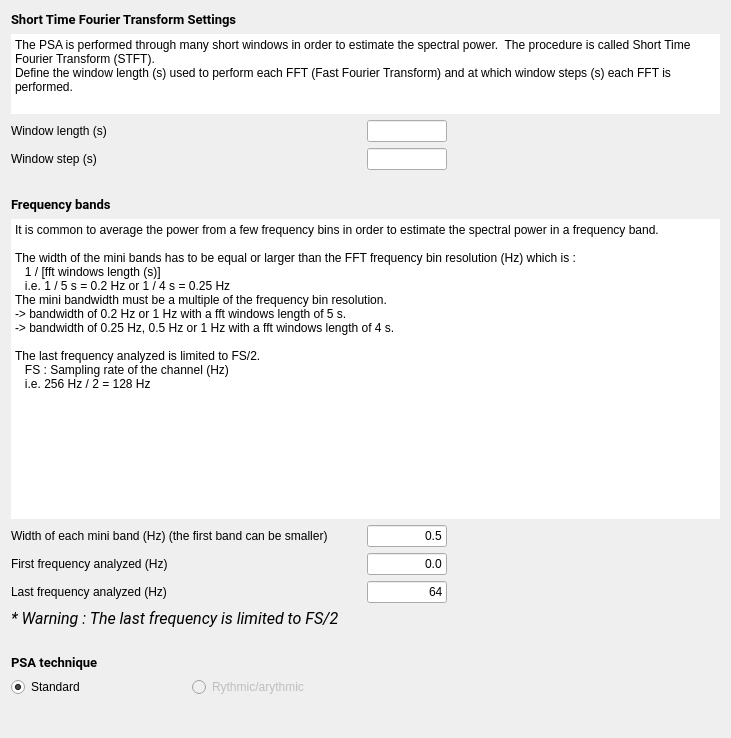
<?xml version="1.0" encoding="UTF-8"?>
<ui version="4.0">
 <class>SpectralSettings</class>
 <widget class="QWidget" name="SpectralSettings">
  <property name="geometry">
   <rect>
    <x>0</x>
    <y>0</y>
    <width>730</width>
    <height>738</height>
   </rect>
  </property>
  <property name="minimumSize">
   <size>
    <width>0</width>
    <height>0</height>
   </size>
  </property>
  <property name="windowTitle">
   <string/>
  </property>
  <property name="styleSheet">
   <string>font: 12pt &quot;Roboto&quot;;</string>
  </property>
  <layout class="QVBoxLayout" name="verticalLayout_2">
   <item>
    <layout class="QVBoxLayout" name="verticalLayout">
     <item>
      <widget class="QLabel" name="label_3">
       <property name="maximumSize">
        <size>
         <width>16777215</width>
         <height>30</height>
        </size>
       </property>
       <property name="font">
        <font>
         <family>Roboto</family>
         <pointsize>10</pointsize>
         <weight>50</weight>
         <italic>false</italic>
         <bold>false</bold>
        </font>
       </property>
       <property name="text">
        <string>&lt;html&gt;&lt;head/&gt;&lt;body&gt;&lt;p&gt;&lt;span style=&quot; font-weight:600;&quot;&gt;Short Time Fourier Transform Settings&lt;/span&gt;&lt;/p&gt;&lt;/body&gt;&lt;/html&gt;</string>
       </property>
      </widget>
     </item>
     <item>
      <widget class="QPlainTextEdit" name="plainTextEdit_2">
       <property name="minimumSize">
        <size>
         <width>0</width>
         <height>45</height>
        </size>
       </property>
       <property name="maximumSize">
        <size>
         <width>16777215</width>
         <height>80</height>
        </size>
       </property>
       <property name="frameShape">
        <enum>QFrame::HLine</enum>
       </property>
       <property name="frameShadow">
        <enum>QFrame::Plain</enum>
       </property>
       <property name="lineWidth">
        <number>0</number>
       </property>
       <property name="readOnly">
        <bool>true</bool>
       </property>
       <property name="plainText">
        <string>The PSA is performed through many short windows in order to estimate the spectral power.  The procedure is called Short Time Fourier Transform (STFT).
Define the window length (s) used to perform each FFT (Fast Fourier Transform) and at which window steps (s) each FFT is performed.</string>
       </property>
      </widget>
     </item>
     <item>
      <layout class="QGridLayout" name="gridLayout">
       <property name="sizeConstraint">
        <enum>QLayout::SetNoConstraint</enum>
       </property>
       <item row="1" column="0">
        <widget class="QLabel" name="label_2">
         <property name="sizePolicy">
          <sizepolicy hsizetype="Minimum" vsizetype="Preferred">
           <horstretch>0</horstretch>
           <verstretch>0</verstretch>
          </sizepolicy>
         </property>
         <property name="minimumSize">
          <size>
           <width>200</width>
           <height>0</height>
          </size>
         </property>
         <property name="text">
          <string>Window step (s)</string>
         </property>
        </widget>
       </item>
       <item row="1" column="1">
        <widget class="QLineEdit" name="win_step_lineEdit">
         <property name="maximumSize">
          <size>
           <width>80</width>
           <height>16777215</height>
          </size>
         </property>
         <property name="toolTip">
          <string>At which window steps (s) the FFT (Fast Fourier Transform) is performed.</string>
         </property>
        </widget>
       </item>
       <item row="0" column="1">
        <widget class="QLineEdit" name="win_len_lineEdit">
         <property name="maximumSize">
          <size>
           <width>80</width>
           <height>16777215</height>
          </size>
         </property>
         <property name="toolTip">
          <string>Window length (s) used to perform the FFT (Fast Fourier Transform).</string>
         </property>
        </widget>
       </item>
       <item row="0" column="0">
        <widget class="QLabel" name="label">
         <property name="sizePolicy">
          <sizepolicy hsizetype="Minimum" vsizetype="Preferred">
           <horstretch>0</horstretch>
           <verstretch>0</verstretch>
          </sizepolicy>
         </property>
         <property name="minimumSize">
          <size>
           <width>350</width>
           <height>0</height>
          </size>
         </property>
         <property name="maximumSize">
          <size>
           <width>500</width>
           <height>500</height>
          </size>
         </property>
         <property name="text">
          <string>Window length (s)</string>
         </property>
        </widget>
       </item>
       <item row="0" column="2">
        <spacer name="horizontalSpacer_2">
         <property name="orientation">
          <enum>Qt::Horizontal</enum>
         </property>
         <property name="sizeHint" stdset="0">
          <size>
           <width>40</width>
           <height>20</height>
          </size>
         </property>
        </spacer>
       </item>
       <item row="1" column="2">
        <spacer name="horizontalSpacer_3">
         <property name="orientation">
          <enum>Qt::Horizontal</enum>
         </property>
         <property name="sizeHint" stdset="0">
          <size>
           <width>40</width>
           <height>20</height>
          </size>
         </property>
        </spacer>
       </item>
      </layout>
     </item>
    </layout>
   </item>
   <item>
    <spacer name="verticalSpacer_3">
     <property name="orientation">
      <enum>Qt::Vertical</enum>
     </property>
     <property name="sizeType">
      <enum>QSizePolicy::Fixed</enum>
     </property>
     <property name="sizeHint" stdset="0">
      <size>
       <width>20</width>
       <height>20</height>
      </size>
     </property>
    </spacer>
   </item>
   <item>
    <layout class="QVBoxLayout" name="verticalLayout_5">
     <item>
      <widget class="QLabel" name="label_7">
       <property name="maximumSize">
        <size>
         <width>16777215</width>
         <height>30</height>
        </size>
       </property>
       <property name="font">
        <font>
         <family>Roboto</family>
         <pointsize>10</pointsize>
         <weight>50</weight>
         <italic>false</italic>
         <bold>false</bold>
        </font>
       </property>
       <property name="text">
        <string>&lt;html&gt;&lt;head/&gt;&lt;body&gt;&lt;p&gt;&lt;span style=&quot; font-weight:600;&quot;&gt;Frequency bands&lt;/span&gt;&lt;/p&gt;&lt;/body&gt;&lt;/html&gt;</string>
       </property>
      </widget>
     </item>
     <item>
      <widget class="QPlainTextEdit" name="plainTextEdit">
       <property name="sizePolicy">
        <sizepolicy hsizetype="Expanding" vsizetype="Expanding">
         <horstretch>0</horstretch>
         <verstretch>0</verstretch>
        </sizepolicy>
       </property>
       <property name="minimumSize">
        <size>
         <width>0</width>
         <height>300</height>
        </size>
       </property>
       <property name="maximumSize">
        <size>
         <width>16777215</width>
         <height>16777215</height>
        </size>
       </property>
       <property name="frameShape">
        <enum>QFrame::HLine</enum>
       </property>
       <property name="frameShadow">
        <enum>QFrame::Plain</enum>
       </property>
       <property name="lineWidth">
        <number>0</number>
       </property>
       <property name="readOnly">
        <bool>true</bool>
       </property>
       <property name="plainText">
        <string>It is common to average the power from a few frequency bins in order to estimate the spectral power in a frequency band.

The width of the mini bands has to be equal or larger than the FFT frequency bin resolution (Hz) which is :
   1 / [fft windows length (s)]
   i.e. 1 / 5 s = 0.2 Hz or 1 / 4 s = 0.25 Hz
The mini bandwidth must be a multiple of the frequency bin resolution.
-&gt; bandwidth of 0.2 Hz or 1 Hz with a fft windows length of 5 s.
-&gt; bandwidth of 0.25 Hz, 0.5 Hz or 1 Hz with a fft windows length of 4 s. 

The last frequency analyzed is limited to FS/2.
   FS : Sampling rate of the channel (Hz)
   i.e. 256 Hz / 2 = 128 Hz</string>
       </property>
      </widget>
     </item>
    </layout>
   </item>
   <item>
    <layout class="QGridLayout" name="gridLayout_2">
     <item row="0" column="0">
      <widget class="QLabel" name="label_8">
       <property name="sizePolicy">
        <sizepolicy hsizetype="Minimum" vsizetype="Preferred">
         <horstretch>0</horstretch>
         <verstretch>0</verstretch>
        </sizepolicy>
       </property>
       <property name="minimumSize">
        <size>
         <width>350</width>
         <height>0</height>
        </size>
       </property>
       <property name="maximumSize">
        <size>
         <width>400</width>
         <height>16777215</height>
        </size>
       </property>
       <property name="text">
        <string>Width of each mini band (Hz) (the first band can be smaller)</string>
       </property>
      </widget>
     </item>
     <item row="0" column="1">
      <widget class="QLineEdit" name="miniband_lineEdit">
       <property name="minimumSize">
        <size>
         <width>0</width>
         <height>0</height>
        </size>
       </property>
       <property name="maximumSize">
        <size>
         <width>80</width>
         <height>16777215</height>
        </size>
       </property>
       <property name="text">
        <string>0.5</string>
       </property>
       <property name="alignment">
        <set>Qt::AlignRight|Qt::AlignTrailing|Qt::AlignVCenter</set>
       </property>
      </widget>
     </item>
     <item row="0" column="2">
      <spacer name="horizontalSpacer_4">
       <property name="orientation">
        <enum>Qt::Horizontal</enum>
       </property>
       <property name="sizeHint" stdset="0">
        <size>
         <width>58</width>
         <height>13</height>
        </size>
       </property>
      </spacer>
     </item>
     <item row="1" column="0">
      <widget class="QLabel" name="label_4">
       <property name="text">
        <string>First frequency analyzed (Hz)</string>
       </property>
      </widget>
     </item>
     <item row="1" column="1">
      <widget class="QLineEdit" name="first_freq_lineEdit">
       <property name="maximumSize">
        <size>
         <width>80</width>
         <height>16777215</height>
        </size>
       </property>
       <property name="text">
        <string>0.0</string>
       </property>
       <property name="alignment">
        <set>Qt::AlignRight|Qt::AlignTrailing|Qt::AlignVCenter</set>
       </property>
      </widget>
     </item>
     <item row="1" column="2">
      <spacer name="horizontalSpacer_6">
       <property name="orientation">
        <enum>Qt::Horizontal</enum>
       </property>
       <property name="sizeHint" stdset="0">
        <size>
         <width>58</width>
         <height>20</height>
        </size>
       </property>
      </spacer>
     </item>
     <item row="2" column="0">
      <widget class="QLabel" name="label_9">
       <property name="sizePolicy">
        <sizepolicy hsizetype="Minimum" vsizetype="Preferred">
         <horstretch>0</horstretch>
         <verstretch>0</verstretch>
        </sizepolicy>
       </property>
       <property name="minimumSize">
        <size>
         <width>300</width>
         <height>0</height>
        </size>
       </property>
       <property name="maximumSize">
        <size>
         <width>16777215</width>
         <height>16777215</height>
        </size>
       </property>
       <property name="text">
        <string>Last frequency analyzed (Hz)</string>
       </property>
      </widget>
     </item>
     <item row="2" column="1">
      <widget class="QLineEdit" name="last_freq_lineEdit">
       <property name="maximumSize">
        <size>
         <width>80</width>
         <height>16777215</height>
        </size>
       </property>
       <property name="text">
        <string>64</string>
       </property>
       <property name="alignment">
        <set>Qt::AlignRight|Qt::AlignTrailing|Qt::AlignVCenter</set>
       </property>
      </widget>
     </item>
     <item row="2" column="2">
      <spacer name="horizontalSpacer_5">
       <property name="orientation">
        <enum>Qt::Horizontal</enum>
       </property>
       <property name="sizeHint" stdset="0">
        <size>
         <width>58</width>
         <height>20</height>
        </size>
       </property>
      </spacer>
     </item>
    </layout>
   </item>
   <item>
    <widget class="QLabel" name="label_10">
     <property name="font">
      <font>
       <family>Roboto</family>
       <pointsize>10</pointsize>
       <weight>50</weight>
       <italic>false</italic>
       <bold>false</bold>
      </font>
     </property>
     <property name="text">
      <string>&lt;html&gt;&lt;head/&gt;&lt;body&gt;&lt;p&gt;&lt;span style=&quot; font-size:12pt; font-style:italic;&quot;&gt;* Warning : The last frequency is limited to FS/2 &lt;/span&gt;&lt;/p&gt;&lt;/body&gt;&lt;/html&gt;</string>
     </property>
     <property name="alignment">
      <set>Qt::AlignLeading|Qt::AlignLeft|Qt::AlignVCenter</set>
     </property>
    </widget>
   </item>
   <item>
    <spacer name="verticalSpacer_4">
     <property name="orientation">
      <enum>Qt::Vertical</enum>
     </property>
     <property name="sizeType">
      <enum>QSizePolicy::Fixed</enum>
     </property>
     <property name="sizeHint" stdset="0">
      <size>
       <width>20</width>
       <height>20</height>
      </size>
     </property>
    </spacer>
   </item>
   <item>
    <layout class="QVBoxLayout" name="verticalLayout_4">
     <item>
      <widget class="QLabel" name="label_6">
       <property name="font">
        <font>
         <family>Roboto</family>
         <pointsize>10</pointsize>
         <weight>50</weight>
         <italic>false</italic>
         <bold>false</bold>
        </font>
       </property>
       <property name="text">
        <string>&lt;html&gt;&lt;head/&gt;&lt;body&gt;&lt;p&gt;&lt;span style=&quot; font-weight:600;&quot;&gt;PSA technique&lt;/span&gt;&lt;/p&gt;&lt;/body&gt;&lt;/html&gt;</string>
       </property>
      </widget>
     </item>
     <item>
      <layout class="QHBoxLayout" name="horizontalLayout_3">
       <item>
        <widget class="QRadioButton" name="std_radioButton">
         <property name="enabled">
          <bool>true</bool>
         </property>
         <property name="minimumSize">
          <size>
           <width>175</width>
           <height>0</height>
          </size>
         </property>
         <property name="maximumSize">
          <size>
           <width>500</width>
           <height>16777215</height>
          </size>
         </property>
         <property name="text">
          <string>Standard </string>
         </property>
         <property name="checked">
          <bool>true</bool>
         </property>
        </widget>
       </item>
       <item>
        <widget class="QRadioButton" name="RA_radioButton">
         <property name="enabled">
          <bool>false</bool>
         </property>
         <property name="minimumSize">
          <size>
           <width>175</width>
           <height>0</height>
          </size>
         </property>
         <property name="text">
          <string>Rythmic/arythmic</string>
         </property>
        </widget>
       </item>
       <item>
        <spacer name="horizontalSpacer">
         <property name="orientation">
          <enum>Qt::Horizontal</enum>
         </property>
         <property name="sizeHint" stdset="0">
          <size>
           <width>40</width>
           <height>20</height>
          </size>
         </property>
        </spacer>
       </item>
      </layout>
     </item>
    </layout>
   </item>
   <item>
    <spacer name="verticalSpacer">
     <property name="orientation">
      <enum>Qt::Vertical</enum>
     </property>
     <property name="sizeType">
      <enum>QSizePolicy::Expanding</enum>
     </property>
     <property name="sizeHint" stdset="0">
      <size>
       <width>709</width>
       <height>19</height>
      </size>
     </property>
    </spacer>
   </item>
  </layout>
 </widget>
 <resources>
  <include location="../../../../../scinodes_poc/src/main/python/ui/themes/themes.qrc"/>
 </resources>
 <connections>
  <connection>
   <sender>win_len_lineEdit</sender>
   <signal>editingFinished()</signal>
   <receiver>SpectralSettings</receiver>
   <slot>miniband_edit_slot()</slot>
   <hints>
    <hint type="sourcelabel">
     <x>307</x>
     <y>87</y>
    </hint>
    <hint type="destinationlabel">
     <x>376</x>
     <y>408</y>
    </hint>
   </hints>
  </connection>
  <connection>
   <sender>last_freq_lineEdit</sender>
   <signal>editingFinished()</signal>
   <receiver>SpectralSettings</receiver>
   <slot>lastfreq_edit_slot()</slot>
   <hints>
    <hint type="sourcelabel">
     <x>307</x>
     <y>433</y>
    </hint>
    <hint type="destinationlabel">
     <x>376</x>
     <y>408</y>
    </hint>
   </hints>
  </connection>
  <connection>
   <sender>miniband_lineEdit</sender>
   <signal>editingFinished()</signal>
   <receiver>SpectralSettings</receiver>
   <slot>miniband_edit_slot()</slot>
   <hints>
    <hint type="sourcelabel">
     <x>307</x>
     <y>406</y>
    </hint>
    <hint type="destinationlabel">
     <x>376</x>
     <y>408</y>
    </hint>
   </hints>
  </connection>
 </connections>
 <slots>
  <slot>miniband_edit_slot()</slot>
  <slot>lastfreq_edit_slot()</slot>
 </slots>
</ui>
